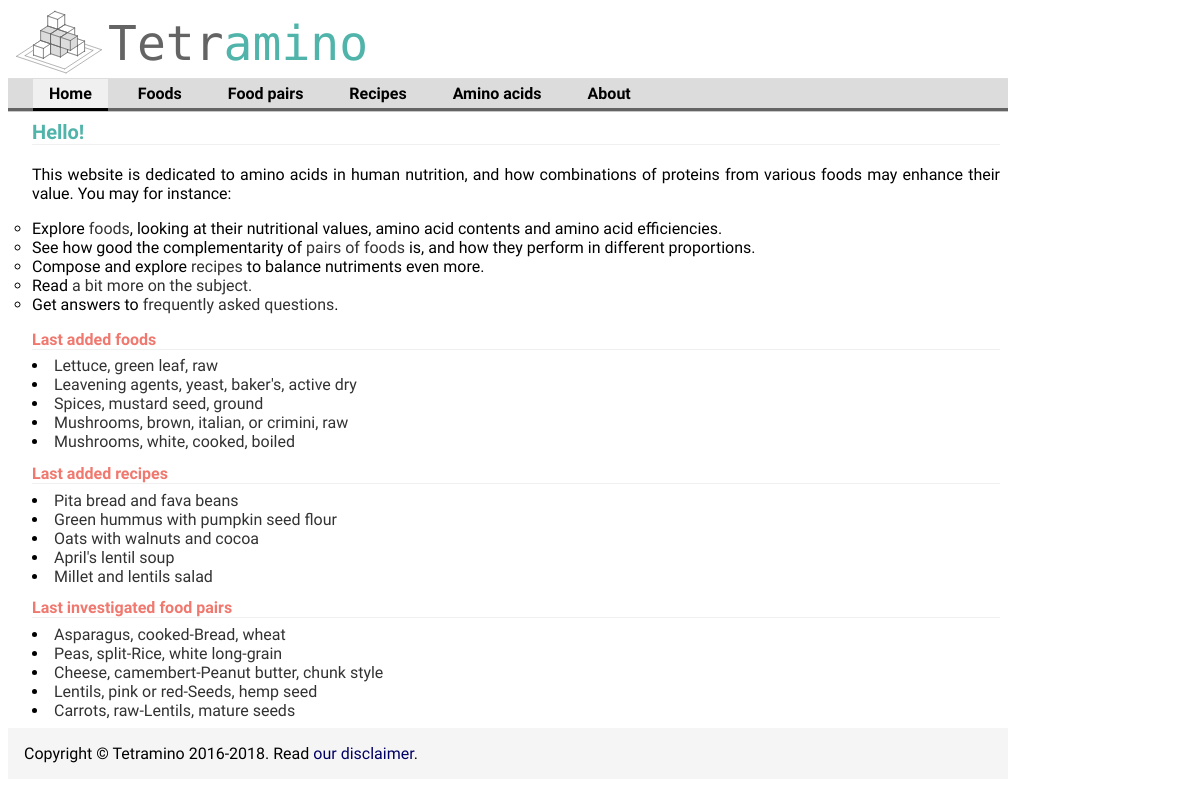
The page / on the database its author committed.
### aminoApp/models.py (models this page shows, shortened)
class Food(models.Model):
    food_name = models.CharField(max_length=200)
    pub_date = models.DateTimeField('date added', null=True, blank=True,auto_now_add=True) #models.DateTimeField('date published',null=timezone.now())
    food_category = models.IntegerField(null=True)
    food_dbid = models.IntegerField(default=0)
    nutritional_value = models.ForeignKey('NutritionalValue', on_delete=models.CASCADE,null=True)
    efficiency = models.FloatField(null=True)
    aa_score = models.TextField(null=True, blank=True)
    food_description = models.TextField(null=True, blank=True)
    picture_file = models.CharField(max_length=200, null=True, blank=True)
    def getNameWithoutSaltInfo(self):
        unneededInfo = [', without salt',', solids and liquids',', drained']
        foodName = self.food_name
        for unneededStr in unneededInfo:
            foodName = foodName.replace(unneededStr,'')
        return foodName
    class Meta:
        ordering = ['food_name']

class Recipe(models.Model):
    title = models.CharField(max_length=255)
    description = models.TextField(null=True, blank=True)
    category = models.CharField(max_length=20, null=True, blank=True) # or a choice
    link = models.CharField(max_length=80, null=True, blank=True)
    date_added = models.DateTimeField('date added', null=True, blank=True,auto_now_add=True)
    efficiency = models.FloatField(null=True)
    aa_score = models.FloatField(null=True, blank=True)

class FoodPair(models.Model):
    foodOneId = models.IntegerField()
    foodTwoId = models.IntegerField() #models.ForeignKey(Food)
    pair_name = models.CharField(max_length=30, null=True)
    bestEfficiency = models.FloatField(null=True)
    bestProportion = models.FloatField(null=True)
    angleAbsolute = models.FloatField(null=True)
    angleIncomplete = models.FloatField(null=True)

### aminoApp/views.py (the view)
# urls.py: url(r'^$', views.IndexView.as_view(), name='index'),
class IndexView(generic.ListView):
    template_name = 'aminoApp/index.html'
    context_object_name = 'latest_food_list'
    def get_queryset(self):
        return Food.objects.filter(
            pub_date__lte=timezone.now()
        ).order_by('-pub_date')[:5]
    def get_context_data(self, *args, **kwargs):
        context = super(IndexView, self).get_context_data(*args, **kwargs)
        context['lastest_recipe_list'] = Recipe.objects.order_by('-date_added')[:5]
        context['lastest_pair_list'] = FoodPair.objects.order_by('-pk')[:5]
        return context

### aminoApp/templates/aminoApp/index.html (shortened to what this page needs)
{% extends "aminoApp/base.html" %}
{% block section %}section-home{% endblock %}
{% block content %}
<h1>
   Hello!
</h1>
<p>This website is dedicated to amino acids in human nutrition, and how combinations of proteins from various foods may enhance their value.
You may for instance:
    <ul>
        <li>Explore <a href="/list-foods/">foods</a>, looking at their nutritional values, amino acid contents and amino acid efficiencies.</li>
        <li>See how good the complementarity of <a href="/choose-pair/">pairs of foods</a> is, and how they perform in different proportions.</li>
        <li>Compose and explore <a href="/recipe-list/">recipes</a> to balance nutriments even more.</li>
        <li>Read <a href="/about/">a bit more on the subject.</a></li>
        <li>Get answers to <a href="/questions-answers-themes/">frequently asked questions</a>.</li>
    </ul>
</p>
<div>
    <h2>Last added foods</h2>
    {% for food in object_list %}
        <li><a href="/showFood/{{ food.food_dbid }}">{{ food.getNameWithoutSaltInfo }}</a></li>
    {% empty %}
        <li>No food.</li>
    {% endfor %}
</div>
<div>
    <h2>Last added recipes</h2>
    {% for recipe in lastest_recipe_list %}
        <li><a href="/showRecipe/{{ recipe.pk}}">{{ recipe.title }}</a></li>
    {% empty %}
        <li>No recipe.</li>
    {% endfor %}
</div>
<div>
    <h2>Last investigated food pairs</h2>
    {% for pair in lastest_pair_list %}
        <li><a href="/inspectLoadedFoodPair/{{ pair.pk}}">{{ pair.pair_name }}</a></li>
    {% empty %}
        <li>No food pair.</li>
    {% endfor %}
</div>
{% endblock %}

### aminoApp/static/aminoApp/yellowBungeeStyle.css (style rules this page uses)
ul { list-style-type: circle; padding: 0; margin: 0; }
#content ul { list-style-type: circle; padding: 0; margin: 0; }
p { margin: 2 em; text-align: justify; text-justify: inter-word; }
body { font-family: "Raleway", serif; }
a:link { text-decoration: none; color: rgb(0,0,100); }
li a:link { color: rgb(50,50,50); }
h1 { margin-bottom: 1em; margin-top: 0; margin-left: 0em; font-family: 'Raleway', serif; font-size: 20px; text-align: left; color: rgb(80,180,170); border-bottom: solid 1px rgb(240,240,240); }
h2 { margin-bottom: 0.4em; margin-top: 0.8em; margin-left: 0em; font-family: 'Raleway', serif; font-size: 16px; text-align: left; color: rgb(240,120,110); border-bottom: solid 1px rgb(240,240,240); }

### rows shown on the page
Food: getNameWithoutSaltInfo "Lettuce, green leaf, raw"
Food: getNameWithoutSaltInfo "Leavening agents, yeast, baker's, active dry"
Food: getNameWithoutSaltInfo "Spices, mustard seed, ground"
Food: getNameWithoutSaltInfo "Mushrooms, brown, italian, or crimini, raw"
Food: getNameWithoutSaltInfo "Mushrooms, white, cooked, boiled"
Recipe: title "Pita bread and fava beans"
Recipe: title "Green hummus with pumpkin seed flour"
Recipe: title "Oats with walnuts and cocoa"
Recipe: title "April's lentil soup"
Recipe: title "Millet and lentils salad"
FoodPair: pair_name "Asparagus, cooked-Bread, wheat"
FoodPair: pair_name "Peas, split-Rice, white long-grain"
FoodPair: pair_name "Cheese, camembert-Peanut butter, chunk style"
FoodPair: pair_name "Lentils, pink or red-Seeds, hemp seed"
FoodPair: pair_name "Carrots, raw-Lentils, mature seeds"
